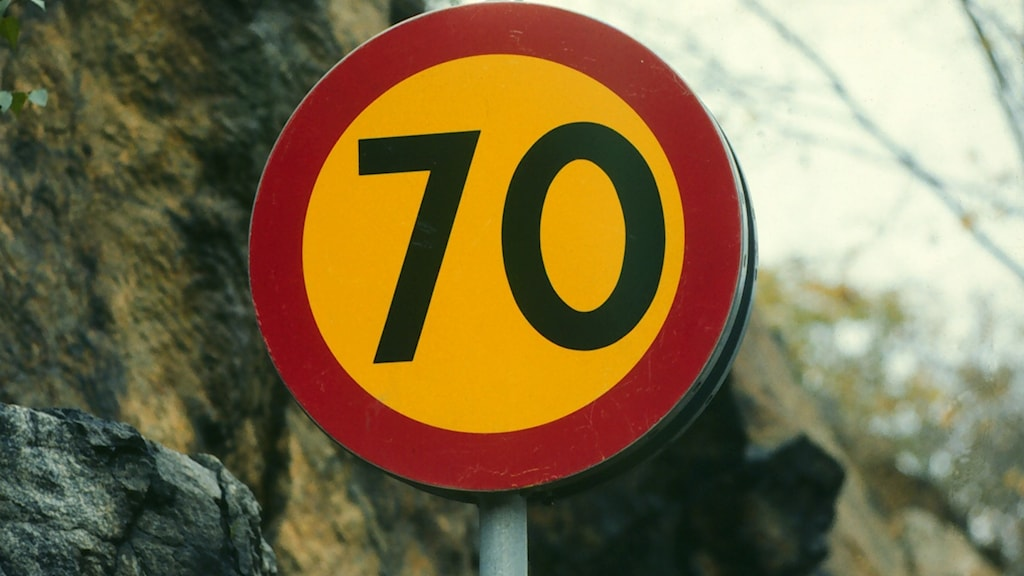
#> input picture Data/Signs/raw_30/70.jpg, 1024 x 576 px; its folder holds only this picture in this run
$ python 1_image_resize.py
#> lines starting #> are read from the running program, lines starting #| are printed output that depends on the picture
from PIL import Image
import os

# Specify input and output folders for 30 km/h signs
input_folder_30 = 'Data/Signs/raw_30'
output_folder_30 = 'Data/Signs/clean_30'


# Ensure the output folders exist, or create them if they don't
os.makedirs(output_folder_30, exist_ok=True)


# List all files in the input folder for 30 km/h signs
file_list_30 = os.listdir(input_folder_30)

# Iterate through each image file in the 30 km/h sign input folder
for filename in file_list_30:
    # Join the input and output paths
    input_path = os.path.join(input_folder_30, filename)
    output_path = os.path.join(output_folder_30, filename)

    # Open the image
    image = Image.open(input_path)
#> image is the input picture: PIL image 1024x576 RGB; mean R, G, B 128.5, 111.1, 73.2

    # Resize the image to 256x256 pixels
    image = image.resize((256, 256))
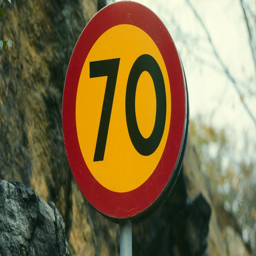
#> image: PIL image 256x256 RGB; mean R, G, B 128.5, 111.1, 73.2

    # Save the resized image to the 30 km/h sign output folder
    image.save(output_path)


print("All images resized and saved to their respective clean folders.")
